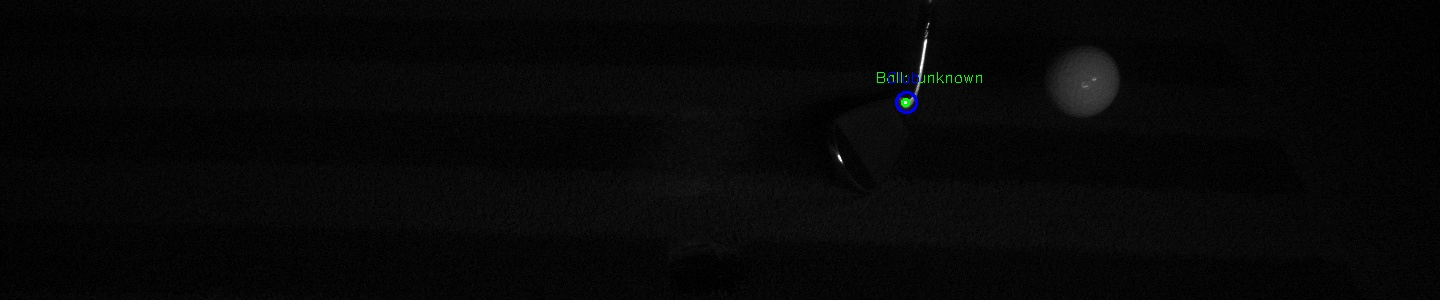
#> input picture debug_images/debug_frame_080.jpg, 1440 x 300 px
$ python -i improved_5iron_analyzer.py   (imports and definitions only)
#> lines starting #> are read from the running program, lines starting #| are printed output that depends on the picture
#> further down, picture is the input picture: shape (300, 1440, 3); mean B, G, R 7, 7, 6.9
#!/usr/bin/env python3
"""
개선된 5번 아이언 샷 분석 시스템
- 다양한 전처리 방법 적용
- 골프공 검출 파라미터 최적화
- 이미지 품질 분석 및 디버깅
"""

import cv2
import numpy as np
import json
import os
import glob
import time
from pathlib import Path
import matplotlib.pyplot as plt

class ImprovedFiveIronAnalyzer:
    def __init__(self, calibration_file="manual_calibration_470mm.json"):
        """개선된 5번 아이언 분석기 초기화"""
        self.load_calibration_data(calibration_file)
        self.setup_detection_parameters()
        self.setup_output_directories()

        # CSV 데이터 로드
        self.csv_data = self.load_csv_data()

    def load_calibration_data(self, calibration_file):
        """캘리브레이션 데이터 로드"""
#> called with calibration_file = 'manual_calibration_470mm.json'
        try:
            with open(calibration_file, 'r', encoding='utf-8') as f:
#> (reads manual_calibration_470mm.json from the repository)
                self.calibration_data = json.load(f)
            print("✅ 캘리브레이션 데이터 로드 완료")
        except FileNotFoundError:
            print("❌ 캘리브레이션 파일을 찾을 수 없습니다.")
            self.calibration_data = None

    def load_csv_data(self):
        """CSV 데이터 로드"""
        csv_path = "data/video_ballData_20250930/video_ballData_20250930/5Iron_0930/shotdata_20250930.csv"
        try:
            import pandas as pd
            df = pd.read_csv(csv_path)
            print(f"✅ CSV 데이터 로드 완료: {len(df)}개 샷")
            return df
        except ImportError:
            print("❌ pandas가 설치되지 않았습니다.")
            return None
        except FileNotFoundError:
            print("❌ CSV 파일을 찾을 수 없습니다.")
            return None

    def setup_detection_parameters(self):
        """검출 파라미터 설정"""
        # 다양한 골프공 검출 파라미터 세트
        self.ball_param_sets = [
            # 기본 파라미터
            {'dp': 1, 'minDist': 30, 'param1': 50, 'param2': 30, 'minRadius': 5, 'maxRadius': 25},
            # 민감한 파라미터
            {'dp': 1, 'minDist': 20, 'param1': 30, 'param2': 20, 'minRadius': 3, 'maxRadius': 30},
            # 보수적인 파라미터
            {'dp': 1, 'minDist': 40, 'param1': 70, 'param2': 40, 'minRadius': 8, 'maxRadius': 20},
            # 매우 민감한 파라미터
            {'dp': 1, 'minDist': 15, 'param1': 20, 'param2': 15, 'minRadius': 2, 'maxRadius': 35}
        ]

        # 골프채 검출 파라미터
        self.club_params = {
            'rho': 1,
            'theta': np.pi/180,
            'threshold': 50,
            'minLineLength': 100,
            'maxLineGap': 20
        }

    def setup_output_directories(self):
        """출력 디렉토리 설정"""
        self.base_output_dir = "final_results_improved"
        self.dirs = {
            'ball_detection': os.path.join(self.base_output_dir, "ball_detection"),
            'club_detection': os.path.join(self.base_output_dir, "club_detection"),
            'calibration': os.path.join(self.base_output_dir, "calibration"),
            'analysis_results': os.path.join(self.base_output_dir, "analysis_results"),
            'debug_images': os.path.join(self.base_output_dir, "debug_images")
        }

        # 디렉토리 생성
        for dir_path in self.dirs.values():
            os.makedirs(dir_path, exist_ok=True)

        print("✅ 출력 디렉토리 설정 완료")

    # [18 lines left out: function analyze_image_quality, not called in this run]

    def preprocess_image_advanced(self, image, method="multi_enhance"):
        """고급 이미지 전처리"""
        gray = cv2.cvtColor(image, cv2.COLOR_BGR2GRAY)

        if method == "multi_enhance":
            # 다단계 향상
            # 1. 감마 보정
            gamma = 1.5
            gamma_corrected = np.power(gray / 255.0, gamma) * 255.0
            gamma_corrected = np.uint8(gamma_corrected)

            # 2. CLAHE
            clahe = cv2.createCLAHE(clipLimit=3.0, tileGridSize=(8,8))
            clahe_result = clahe.apply(gamma_corrected)

            # 3. 가우시안 블러
            blurred = cv2.GaussianBlur(clahe_result, (5, 5), 0)

            return blurred

        elif method == "brightness_boost":
            # 밝기 대폭 향상
            return cv2.convertScaleAbs(gray, alpha=2.0, beta=100)

        elif method == "contrast_enhance":
            # 대비 향상
            return cv2.convertScaleAbs(gray, alpha=2.5, beta=0)

        elif method == "histogram_eq":
            # 히스토그램 균등화
            return cv2.equalizeHist(gray)

        elif method == "adaptive_threshold":
            # 적응적 임계값
            return cv2.adaptiveThreshold(gray, 255, cv2.ADAPTIVE_THRESH_GAUSSIAN_C, cv2.THRESH_BINARY, 11, 2)

        return gray

    def detect_golf_ball_advanced(self, image):
        """고급 골프공 검출"""
        best_circles = []
        best_score = 0

        # 다양한 전처리 방법 시도
        preprocessing_methods = ["multi_enhance", "brightness_boost", "contrast_enhance", "histogram_eq"]

        for method in preprocessing_methods:
            processed = self.preprocess_image_advanced(image, method)

            # 다양한 파라미터 세트 시도
            for i, params in enumerate(self.ball_param_sets):
                circles = cv2.HoughCircles(
                    processed,
                    cv2.HOUGH_GRADIENT,
                    **params
                )

                if circles is not None:
                    circles = np.round(circles[0, :]).astype("int")

                    # 골프공 후보 필터링 및 점수 계산
                    filtered_circles = []
                    total_score = 0

                    for (x, y, r) in circles:
                        # 크기 필터링
                        if 5 <= r <= 25:
                            # 위치 필터링 (골프공이 나타날 가능성이 높은 영역)
                            if 100 <= x <= 1820 and 100 <= y <= 980:
                                # 점수 계산 (크기, 위치, 원형도 등)
                                score = self.calculate_circle_score(processed, x, y, r)
                                if score > 0.3:  # 임계값
                                    filtered_circles.append((x, y, r, score))
                                    total_score += score

                    # 최고 점수 업데이트
                    if total_score > best_score:
                        best_score = total_score
                        best_circles = filtered_circles
#> this loop made 4 passes
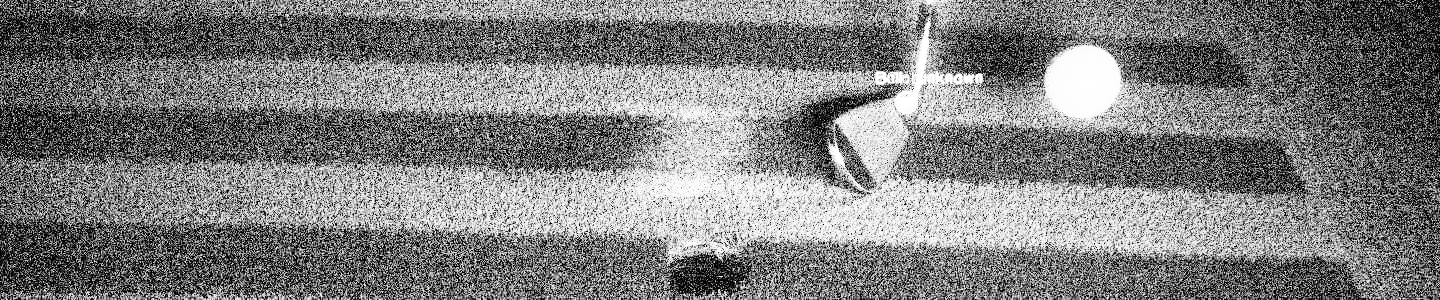
#> processed: shape (300, 1440); min 0, max 255, mean 125.5

        # 최고 점수 원들 반환 (점수 제거)
        return [(x, y, r) for (x, y, r, score) in best_circles]

    def calculate_circle_score(self, image, x, y, r):
        """원의 품질 점수 계산"""
        try:
            # 원 주변 영역 추출
            mask = np.zeros(image.shape, dtype=np.uint8)
            cv2.circle(mask, (x, y), r, 255, -1)

            # 원 내부와 외부의 대비 계산
            inside = cv2.bitwise_and(image, mask)
            outside_mask = cv2.bitwise_not(mask)
            outside = cv2.bitwise_and(image, outside_mask)

            inside_mean = np.mean(inside[inside > 0])
            outside_mean = np.mean(outside[outside > 0])

            # 대비 점수
            contrast_score = abs(inside_mean - outside_mean) / 255.0

            # 크기 점수 (적절한 크기일수록 높은 점수)
            size_score = 1.0 - abs(r - 12) / 12.0  # 12픽셀을 이상적 크기로 가정

            # 위치 점수 (중앙에 가까울수록 높은 점수)
            center_x, center_y = image.shape[1] // 2, image.shape[0] // 2
            distance = np.sqrt((x - center_x)**2 + (y - center_y)**2)
            max_distance = np.sqrt(center_x**2 + center_y**2)
            position_score = 1.0 - distance / max_distance

            # 전체 점수 (가중 평균)
            total_score = 0.5 * contrast_score + 0.3 * size_score + 0.2 * position_score

            return total_score

        except:
            return 0.0

    # [366 lines left out: functions detect_golf_club, calculate_3d_coordinates, match_golf_balls, calculate_ball_speed, calculate_launch_angle, calculate_direction_angle and 5 more, not called in this run]

def main():
    analyzer = ImprovedFiveIronAnalyzer()
    analyzer.run_analysis()

# [2 lines not run here, left out]

>>> import cv2
>>> picture = cv2.imread('debug_images/debug_frame_080.jpg')
>>> result = ImprovedFiveIronAnalyzer().detect_golf_ball_advanced(picture)
